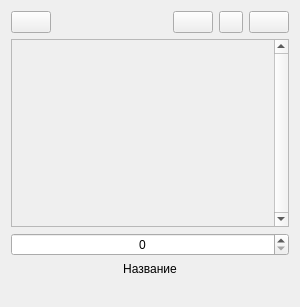
<?xml version="1.0" encoding="UTF-8"?>
<ui version="4.0">
 <class>KnifeForm</class>
 <widget class="QWidget" name="KnifeForm">
  <property name="geometry">
   <rect>
    <x>0</x>
    <y>0</y>
    <width>300</width>
    <height>307</height>
   </rect>
  </property>
  <property name="minimumSize">
   <size>
    <width>200</width>
    <height>250</height>
   </size>
  </property>
  <property name="maximumSize">
   <size>
    <width>350</width>
    <height>16777215</height>
   </size>
  </property>
  <property name="windowTitle">
   <string>Form</string>
  </property>
  <layout class="QVBoxLayout" name="verticalLayout_2">
   <item>
    <layout class="QHBoxLayout" name="horizontalLayout_2">
     <item>
      <widget class="QPushButton" name="openList">
       <property name="text">
        <string/>
       </property>
       <property name="icon">
        <iconset resource="Images.qrc">
         <normaloff>:/Images/More.png</normaloff>:/Images/More.png</iconset>
       </property>
      </widget>
     </item>
     <item>
      <spacer name="horizontalSpacer">
       <property name="orientation">
        <enum>Qt::Horizontal</enum>
       </property>
       <property name="sizeHint" stdset="0">
        <size>
         <width>40</width>
         <height>20</height>
        </size>
       </property>
      </spacer>
     </item>
     <item>
      <widget class="QPushButton" name="editBTN">
       <property name="text">
        <string/>
       </property>
       <property name="icon">
        <iconset resource="Images.qrc">
         <normaloff>:/Images/Edit.png</normaloff>:/Images/Edit.png</iconset>
       </property>
      </widget>
     </item>
     <item>
      <widget class="QPushButton" name="enlBTN">
       <property name="sizePolicy">
        <sizepolicy hsizetype="Fixed" vsizetype="Fixed">
         <horstretch>24</horstretch>
         <verstretch>24</verstretch>
        </sizepolicy>
       </property>
       <property name="maximumSize">
        <size>
         <width>24</width>
         <height>16777215</height>
        </size>
       </property>
       <property name="text">
        <string/>
       </property>
       <property name="icon">
        <iconset resource="Images.qrc">
         <normaloff>:/Images/Enlarge.png</normaloff>:/Images/Enlarge.png</iconset>
       </property>
      </widget>
     </item>
     <item>
      <widget class="QPushButton" name="delBTN">
       <property name="text">
        <string/>
       </property>
       <property name="icon">
        <iconset resource="Images.qrc">
         <normaloff>:/Images/Delete.png</normaloff>:/Images/Delete.png</iconset>
       </property>
       <property name="autoExclusive">
        <bool>false</bool>
       </property>
      </widget>
     </item>
    </layout>
   </item>
   <item>
    <widget class="QScrollArea" name="scrollArea">
     <property name="minimumSize">
      <size>
       <width>0</width>
       <height>150</height>
      </size>
     </property>
     <property name="verticalScrollBarPolicy">
      <enum>Qt::ScrollBarAlwaysOn</enum>
     </property>
     <property name="horizontalScrollBarPolicy">
      <enum>Qt::ScrollBarAlwaysOff</enum>
     </property>
     <property name="widgetResizable">
      <bool>true</bool>
     </property>
     <widget class="QWidget" name="scrollAreaWidgetContents">
      <property name="geometry">
       <rect>
        <x>0</x>
        <y>0</y>
        <width>266</width>
        <height>176</height>
       </rect>
      </property>
     </widget>
    </widget>
   </item>
   <item>
    <widget class="QSpinBox" name="Numbers">
     <property name="alignment">
      <set>Qt::AlignCenter</set>
     </property>
    </widget>
   </item>
   <item>
    <layout class="QHBoxLayout" name="horizontalLayout">
     <item>
      <layout class="QVBoxLayout" name="verticalLayout">
       <item>
        <widget class="QLabel" name="Name">
         <property name="sizePolicy">
          <sizepolicy hsizetype="Preferred" vsizetype="Maximum">
           <horstretch>0</horstretch>
           <verstretch>0</verstretch>
          </sizepolicy>
         </property>
         <property name="text">
          <string>Название</string>
         </property>
         <property name="alignment">
          <set>Qt::AlignCenter</set>
         </property>
        </widget>
       </item>
       <item>
        <widget class="QLabel" name="Image_place">
         <property name="text">
          <string/>
         </property>
         <property name="alignment">
          <set>Qt::AlignCenter</set>
         </property>
        </widget>
       </item>
      </layout>
     </item>
    </layout>
   </item>
  </layout>
 </widget>
 <resources>
  <include location="Images.qrc"/>
 </resources>
 <connections/>
</ui>
